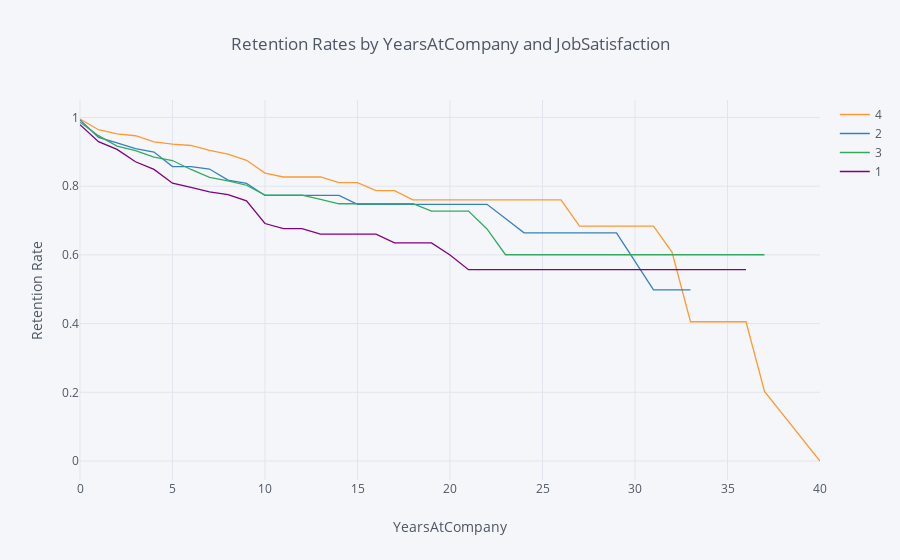

Write notebook code for a chart like this one.
### Markdown cell above
## 6. Let's find out how job satisfaction affects retention rates. Generate and plot survival curves for each level of job satisfaction by number of years at the company.

### Code cell
rates = survival(data, 'JobSatisfaction', 'YearsAtCompany', 'Attrition')

rates.iplot(kind='line', xTitle='YearsAtCompany', yTitle='Retention Rate',
            title='Retention Rates by YearsAtCompany and JobSatisfaction')

### Figure 1 — Plotly figure (JSON) as saved in the notebook; plotly's stock layout.template omitted (floating-point values rounded to 4 significant figures)
{"data": [{"line": {"color": "rgba(255, 153, 51, 1.0)", "dash": "solid", "shape": "linear", "width": 1.3}, "mode": "lines", "name": "4", "text": "", "type": "scatter", "uid": "b5f0c022-8b00-4fac-afe4-06c49b41a10c", "x": [0, 1, 2, 3, 4, 5, 6, 7, 8, 9, 10, 11, 12, 13, 14, 15, 16, 17, 18, 19, 20, 21, 22, 23, 24, 25, 26, 27, 29, 30, 31, 32, 33, 34, 36, 37, 40], "y": [0.9956, 0.9645, 0.9523, 0.9469, 0.929, 0.9226, 0.9185, 0.9043, 0.8933, 0.8754, 0.838, 0.8268, 0.8268, 0.8268, 0.8103, 0.8103, 0.7872, 0.7872, 0.76, 0.76, 0.76, 0.76, 0.76, 0.76, 0.76, 0.76, 0.76, 0.684, 0.684, 0.684, 0.684, 0.608, 0.4053, 0.4053, 0.4053, 0.2027, 0]}, {"line": {"color": "rgba(55, 128, 191, 1.0)", "dash": "solid", "shape": "linear", "width": 1.3}, "mode": "lines", "name": "2", "text": "", "type": "scatter", "uid": "56772a94-856b-491f-b1a9-523829e1f378", "x": [0, 1, 2, 3, 4, 5, 6, 7, 8, 9, 10, 11, 12, 13, 14, 15, 16, 17, 18, 19, 20, 21, 22, 23, 24, 25, 26, 27, 29, 30, 31, 32, 33, 34, 36, 37, 40], "y": [0.9929, 0.9423, 0.9263, 0.9091, 0.8996, 0.8573, 0.8573, 0.85, 0.8179, 0.8083, 0.7731, 0.7731, 0.7731, 0.7731, 0.7731, 0.7474, 0.7474, 0.7474, 0.7474, 0.7474, 0.7474, 0.7474, 0.7474, 0.7059, 0.6643, 0.6643, 0.6643, 0.6643, 0.6643, 0.5813, 0.4983, 0.4983, 0.4983, "", "", "", ""]}, {"line": {"color": "rgba(50, 171, 96, 1.0)", "dash": "solid", "shape": "linear", "width": 1.3}, "mode": "lines", "name": "3", "text": "", "type": "scatter", "uid": "62a342d7-a74d-40aa-bc97-15dfa397b9e2", "x": [0, 1, 2, 3, 4, 5, 6, 7, 8, 9, 10, 11, 12, 13, 14, 15, 16, 17, 18, 19, 20, 21, 22, 23, 24, 25, 26, 27, 29, 30, 31, 32, 33, 34, 36, 37, 40], "y": [0.9864, 0.9471, 0.917, 0.9033, 0.8849, 0.8748, 0.8487, 0.8259, 0.8157, 0.8028, 0.7739, 0.7739, 0.7739, 0.7618, 0.7489, 0.7489, 0.7489, 0.7489, 0.7489, 0.7275, 0.7275, 0.7275, 0.6755, 0.6005, 0.6005, 0.6005, 0.6005, 0.6005, 0.6005, 0.6005, 0.6005, 0.6005, 0.6005, 0.6005, 0.6005, 0.6005, ""]}, {"line": {"color": "rgba(128, 0, 128, 1.0)", "dash": "solid", "shape": "linear", "width": 1.3}, "mode": "lines", "name": "1", "text": "", "type": "scatter", "uid": "83259036-8435-46ca-a97d-61e98569f2dd", "x": [0, 1, 2, 3, 4, 5, 6, 7, 8, 9, 10, 11, 12, 13, 14, 15, 16, 17, 18, 19, 20, 21, 22, 23, 24, 25, 26, 27, 29, 30, 31, 32, 33, 34, 36, 37, 40], "y": [0.9792, 0.9297, 0.9071, 0.8711, 0.8489, 0.8087, 0.7965, 0.7833, 0.7752, 0.7572, 0.6913, 0.6766, 0.6766, 0.6605, 0.6605, 0.6605, 0.6605, 0.6351, 0.6351, 0.6351, 0.5998, 0.557, 0.557, 0.557, 0.557, 0.557, 0.557, 0.557, 0.557, 0.557, 0.557, 0.557, 0.557, 0.557, 0.557, "", ""]}], "layout": {"legend": {"bgcolor": "#F5F6F9", "font": {"color": "#4D5663"}}, "paper_bgcolor": "#F5F6F9", "plot_bgcolor": "#F5F6F9", "title": {"font": {"color": "#4D5663"}, "text": "Retention Rates by YearsAtCompany and JobSatisfaction"}, "xaxis": {"gridcolor": "#E1E5ED", "showgrid": true, "tickfont": {"color": "#4D5663"}, "title": {"font": {"color": "#4D5663"}, "text": "YearsAtCompany"}, "zerolinecolor": "#E1E5ED"}, "yaxis": {"gridcolor": "#E1E5ED", "showgrid": true, "tickfont": {"color": "#4D5663"}, "title": {"font": {"color": "#4D5663"}, "text": "Retention Rate"}, "zerolinecolor": "#E1E5ED"}}}
